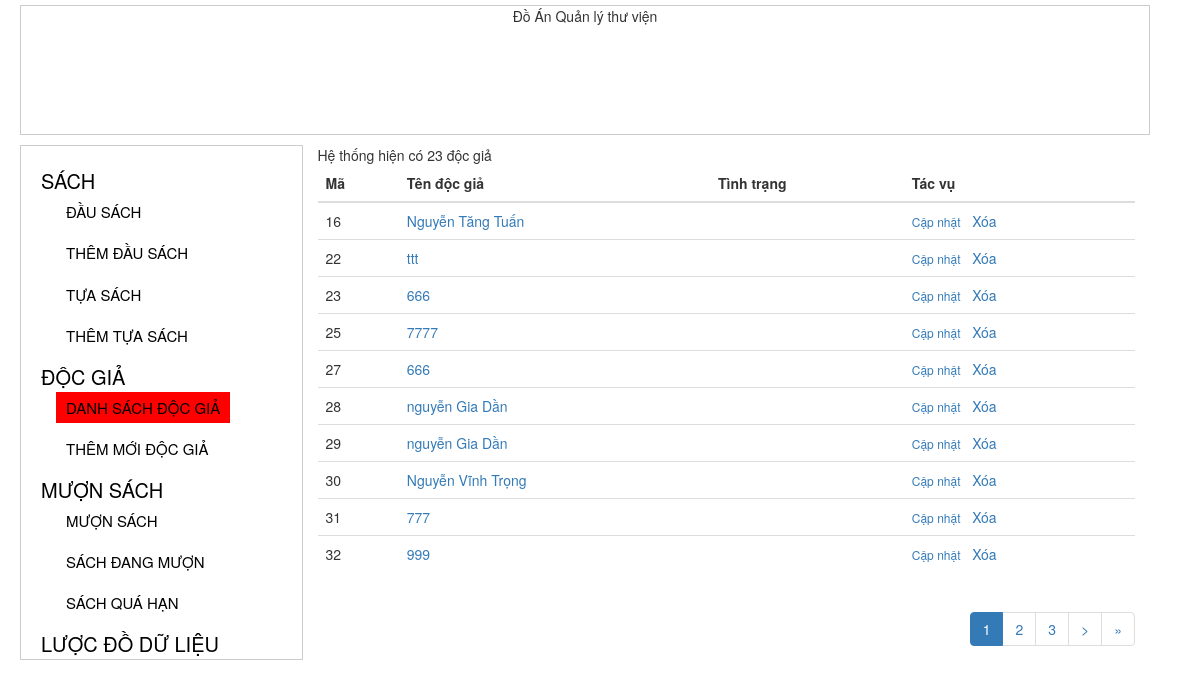
Page /index.php?act=list_docgia on the earlier database version.
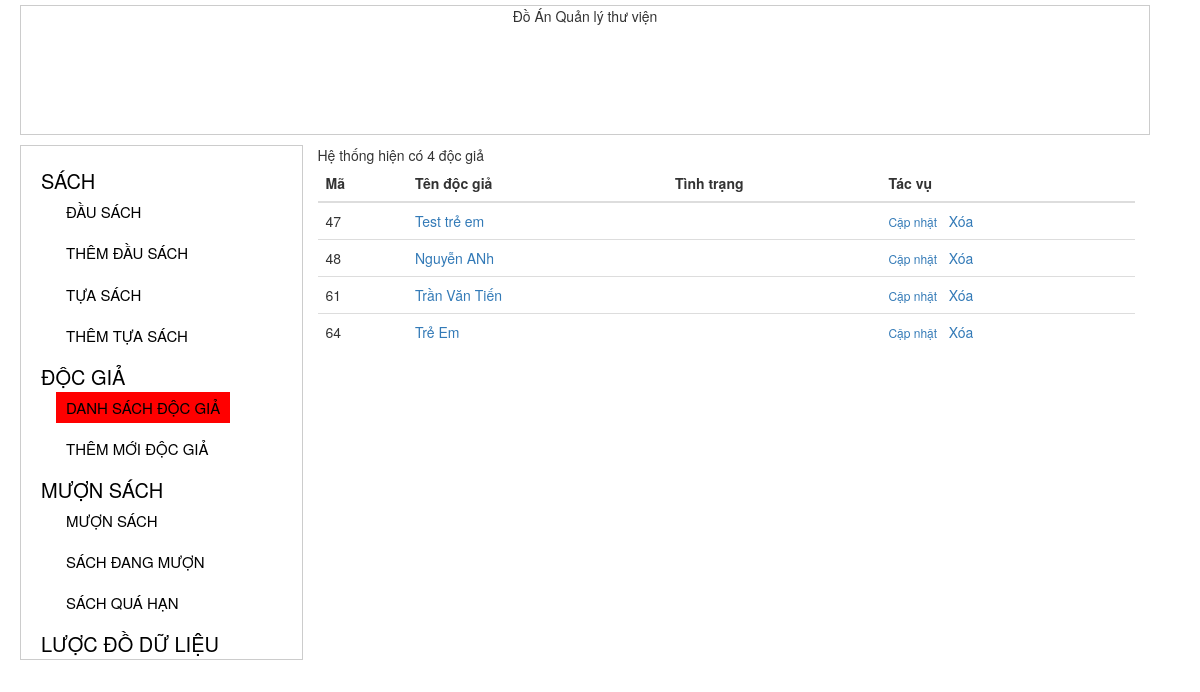
Same page on the later database version.
### tables this page shows
CREATE TABLE `docgia` (
  `ma_docgia` int(11) NOT NULL,
  `ho` varchar(155) NOT NULL,
  `hoten` varchar(255) NOT NULL,
  `tenlot` varchar(155) NOT NULL,
  `ten` varchar(155) NOT NULL,
  `ngaysinh` date NOT NULL
);

### inc/class_doc_gia.php (called while the page is built, shortened)
<?php
Class DocGia{
	public static function danhSachDocGia($select_all = 0, $posts_per_age = 10, $current_page = 1) {
		global $conn;
		if($select_all){
			$sql ="SELECT * FROM docgia";
			$result = $conn->query($sql);
			if ($result->num_rows > 0) {
				return $result;
			}
			return 0;
		} else {
			$offset = $posts_per_age * ($current_page - 1);
			$sql ="SELECT * FROM docgia LIMIT {$posts_per_age} OFFSET {$offset}";
			$result = $conn->query($sql);
			if ($result && $result->num_rows > 0) {
				return $result;
			}
			return 0;
		}
	}
}

### module/list_docgia.php (the view, shortened to what this page needs)
<?php
$total = DocGia::danhSachDocGia($select_all = 1);
if( !empty($total) ){
	$url = 'index.php?act=list_docgia&';
	$total_record = $total->num_rows;
    $current_page = isset($_GET['page']) ? $_GET['page'] : 1;
    $posts_per_page = 10;
    $max_page = ceil($total_record/$posts_per_page);
	$result = DocGia::danhSachDocGia($select_all = 0, $posts_per_page, $current_page );
    echo "Hệ thống hiện có {$total_record} độc giả";
	echo '<table class="table ">';
	echo '<thead><tr><th> Mã</th> <th> Tên độc giả </th><th> Tình trạng </td> <th> Tác vụ </th> </tr></thead>';
	echo ' <tbody>';
	while( $row = $result->fetch_assoc() ) {
		$ma_docgia 	= $row['ma_docgia'];
        $hoten      = $row['hoten'];
		$tinhtrang 	= '';
		echo '<tr>';
        echo "<td> " . $ma_docgia. " </td><td> <a class='' href= 'index.php?act=chi_tiet_docgia&id=".$ma_docgia."'> " . $hoten. "</a> </td><td>". $tinhtrang. "</td>";
        echo "<td><a  class='action'  href='index.php?act=chi_tiet_docgia&id=".$ma_docgia."'>Cập nhật</a> &nbsp; <a href='{$url}page={$current_page}&del={$ma_docgia}' onclick ='return remove_tua_sach()'> Xóa</a>  ";
        echo '</tr>';
    }
    echo '</tbody>';
    echo '</table>';
    echo paginate( $posts_per_page, $current_page, $total_record,  $max_page, $url );
}

### inc/main.php (shortened to what this page needs)
			<?php
	function paginate($item_per_page, $current_page, $total_records, $total_pages, $page_url){
    $pagination = '';
    if($total_pages > 0 && $total_pages != 1 && $current_page <= $total_pages){
        $pagination .= '<ul class="pagination paging">';
        $right_links    = $current_page + 3;
        $first_link     = true;
        if($first_link){
            $pagination .= '<li class="first active"><span>'.$current_page.'</span></li>';
        }elseif($current_page == $total_pages){
            $pagination .= '<li class="last active"><span>'.$current_page.'</span></li>';
        }else{
            $pagination .= '<li class="active"><span>'.$current_page.'</span></li>';
        }
        for($i = $current_page+1; $i < $right_links ; $i++){
            if($i<=$total_pages){
                $pagination .= '<li><a href="'.$page_url.'&page='.$i.'">'.$i.'</a></li>';
            }
        }
        if($current_page < $total_pages){
                $next_link = ($i > $total_pages)? $total_pages : $i;
                $pagination .= '<li><a href="'.$page_url.'&page='.$next_link.'" >&gt;</a></li>';
                $pagination .= '<li class="last"><a href="'.$page_url.'&page='.$total_pages.'" title="Last">&raquo;</a></li>';
        }
        $pagination .= '</ul>';
    }
    return $pagination;
}
function checkMenu($string, $get){
	if(empty($get) && $string == ''){
		echo 'activate';
	}
	if($string == $get){
		echo 'activate';
	}
}

Differences in the rows shown:
removed docgia: ma_docgia "16", hoten "Nguyễn Tăng Tuấn"
removed docgia: ma_docgia "22", hoten "ttt"
removed docgia: ma_docgia "23", hoten "666"
removed docgia: ma_docgia "25", hoten "7777"
removed docgia: ma_docgia "27", hoten "666"
removed docgia: ma_docgia "28", hoten "nguyễn Gia Dần"
removed docgia: ma_docgia "29", hoten "nguyễn Gia Dần"
removed docgia: ma_docgia "30", hoten "Nguyễn Vĩnh Trọng"
removed docgia: ma_docgia "31", hoten "777"
removed docgia: ma_docgia "32", hoten "999"
added docgia: ma_docgia "47", hoten "Test trẻ em"
added docgia: ma_docgia "48", hoten "Nguyễn ANh"
added docgia: ma_docgia "61", hoten "Trần Văn Tiến"
added docgia: ma_docgia "64", hoten "Trẻ Em"
Other differences:
$total_record: "23" → "4"
$current_page: "1" → (not shown)
list line gone: "2"
list line gone: "3"
